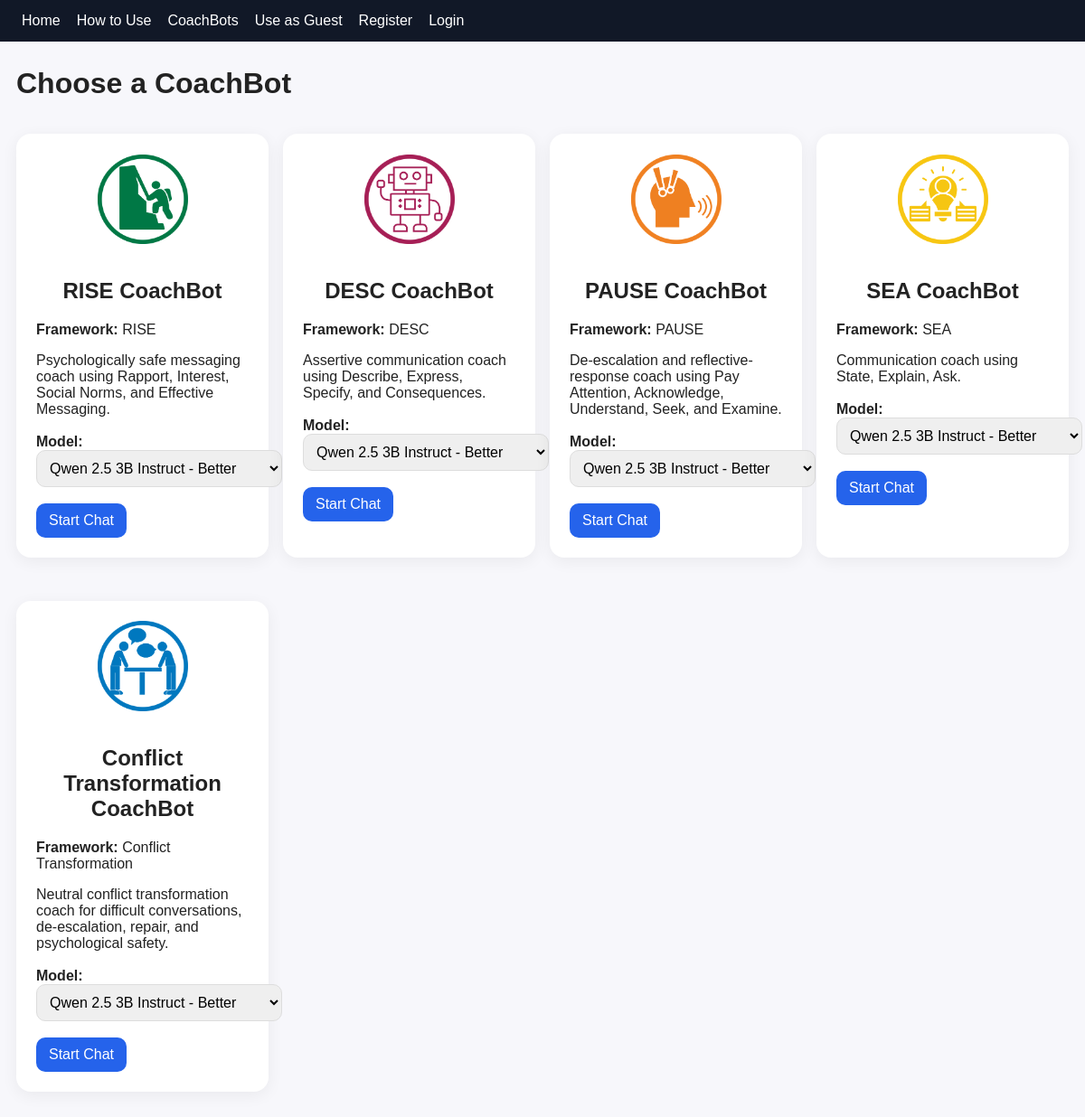
Page /bots/ on the committed database.
### bots/models.py (models this page shows, shortened)
class Chatbot(models.Model):
    name = models.CharField(max_length=120, unique=True)
    framework = models.CharField(max_length=80)
    description = models.TextField()
    system_prompt = models.TextField()
    is_active = models.BooleanField(default=True)

### bots/views.py (the view)
# urls.py: urlpatterns = [path('', views.bot_list, name='bot_list')]
def bot_list(request):
    bots = Chatbot.objects.filter(is_active=True)
    models = OllamaModel.objects.filter(is_active=True)
    return render(request, "bots/list.html", {
        "bots": bots,
        "models": models,
    })

### templates/bots/list.html (shortened to what this page needs)
{% extends "base.html" %}
{% load static %}
{% block content %}
<h1>Choose a CoachBot</h1>
<div class="grid">
  {% for bot in bots %}
    <div class="card bot-choice-card">
      {% if "Conflict" in bot.name %}
        <img src="{% static 'img/conflict-coachbot-logo.png' %}" class="bot-list-logo" alt="Conflict CoachBot Logo">
      {% elif "RISE" in bot.name %}
        <img src="{% static 'img/RISE.png' %}" class="bot-list-logo" alt="RISE CoachBot Logo">
      {% elif "DESC" in bot.name %}
        <img src="{% static 'img/DESC.png' %}" class="bot-list-logo" alt="DESC CoachBot Logo">
      {% elif "PAUSE" in bot.name %}
        <img src="{% static 'img/PAUSE.png' %}" class="bot-list-logo" alt="PAUSE CoachBot Logo">
      {% elif "SEA" in bot.name %}
        <img src="{% static 'img/SEA.png' %}" class="bot-list-logo" alt="SEA CoachBot Logo">
      {% endif %}
      <h2>{{ bot.name }}</h2>
      <p><strong>Framework:</strong> {{ bot.framework }}</p>
      <p>{{ bot.description }}</p>
      <form method="get" action="/chat/start/">
        <label><strong>Model:</strong></label>
        <select name="model_id">
          {% for model in models %}
            {% if model.is_active %}
              <option value="{{ model.id }}">{{ model.display_name }}</option>
            {% endif %}
          {% endfor %}
        </select>
        <br><br>
        <button type="submit">Start Chat</button>
      </form>
    </div>
  {% endfor %}
</div>
{% endblock %}

### templates/base.html (style rules this page uses)
*, *::before, *::after { box-sizing: border-box; }
body { font-family: Arial, sans-serif; margin: 0; background: #f7f7fb; color: #222; }
.card { background: white; border-radius: 16px; padding: 22px; margin: 16px 0; box-shadow: 0 4px 18px rgba(0, 0, 0, 0.06); }
button, .btn { background: #2563eb; color: white; border: 0; border-radius: 10px; padding: 10px 14px; text-decoration: none; cursor: pointer; font: inherit; }
select, input, textarea { padding: 10px; border: 1px solid #ddd; border-radius: 10px; font: inherit; }
.grid { display: grid; grid-template-columns: repeat( auto-fit, minmax(240px, 1fr) ); gap: 16px; }

### templates/bots/list.html (style rules this page uses)
.bot-choice-card { text-align: center; }
.bot-list-logo { width: 100px; height: 100px; object-fit: contain; margin-bottom: 14px; }
.bot-choice-card p { text-align: left; }
.bot-choice-card form { margin-top: 18px; text-align: left; }

### rows in the picture
Chatbot: name "RISE CoachBot", framework "RISE", description "Psychologically safe messaging coach using Rapport, Interest, Social Norms, and Effective Messaging."
Chatbot: name "DESC CoachBot", framework "DESC", description "Assertive communication coach using Describe, Express, Specify, and Consequences."
Chatbot: name "PAUSE CoachBot", framework "PAUSE", description "De-escalation and reflective-response coach using Pay Attention, Acknowledge, Understand, Seek, and Examine."
Chatbot: name "SEA CoachBot", framework "SEA", description "Communication coach using State, Explain, Ask."
Chatbot: name "Conflict Transformation CoachBot", framework "Conflict Transformation", description "Neutral conflict transformation coach for difficult conversations, de-escalation, repair, and psychological safety."

### other values in the picture
form field model_id "Qwen 2.5 3B Instruct - Better"
